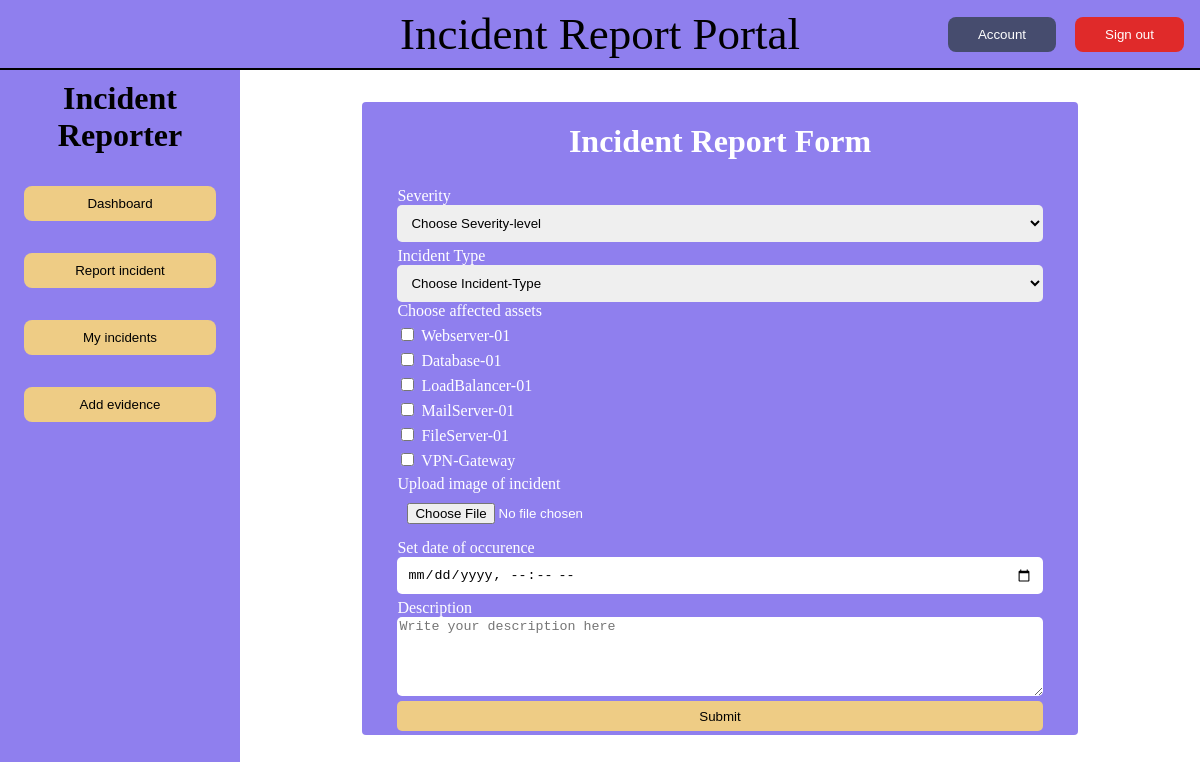
/pages/reporter/incident_form.php (signed in), run on the app's committed database.
### tables this page shows
CREATE TABLE asset (
    asset_id INT AUTO_INCREMENT PRIMARY KEY,
    asset VARCHAR(50) NOT NULL
);

### pages/reporter/incident_form.php (the view, shortened to what this page needs)
<?php
require_once "../../includes/db.php";
$severityOptions = "";
$severity_query = "SELECT severity_id, severity FROM severity";
$severity = $mysqli->query($severity_query);
while ($row = $severity->fetch_object()) {
    $severityOptions .= "<option value=\"{$row->severity_id}\">{$row->severity}</option>";
}
$typeOptions = "";
$type_query = "SELECT incident_type_id, incident_type FROM incident_type";
$type = $mysqli->query($type_query);
while ($row = $type->fetch_object()) {
    $typeOptions .= "<option value=\"{$row->incident_type_id}\">{$row->incident_type}</option>";
}
$assetOptions = "";
$asset_query = "SELECT asset_id, asset FROM asset";
$asset = $mysqli->query($asset_query);
while ($row = $asset->fetch_object()) {
    $assetOptions .= "<div>
    <input id=\"{$row->asset_id}\" type=\"checkbox\" name=\"assets[]\" value=\"{$row->asset_id}\">
    <label for=\"{$row->asset_id}\">{$row->asset}</label>
</div>";
}
$content = <<<HTML
        <div class="report_container">
        <h1 id="incident_form_header">Incident Report Form</h1>
        <div class="form_container">
            <form action="create_incident.php" method="POST" enctype="multipart/form-data">
                <label for="severity">Severity</label>
                <select name="severity" id="severity" required>
                    <option value="">Choose Severity-level</option>
                    $severityOptions
                </select>
                <label for="incident_type">Incident Type</label>
                <select name="incident_type" id="incident_type" required>
                    <option value="">Choose Incident-Type</option>
                    $typeOptions
                </select>
                <div id="asset_container">
                    <label for="asset_container">Choose affected assets</label>
                    $assetOptions
                </div>
                <label for="image">Upload image of incident</label>
                <input type="file" id="image" name="image" accept="image/*">
                <label for="occurrence_datetime">Set date of occurence</label>
                <input type="datetime-local" id="occurrence_datetime" name="occurrence_datetime">
                <label for="description">Description</label>
                <textarea name="description" id="description" rows="5" cols="40"
                    placeholder="Write your description here"></textarea>
                <button type="submit">Submit</button>
            </form>
        </div>
    </div>
HTML;
require_once "../../includes/layout.php";

### css/main.css (style rules this page uses)
body { display: grid; grid-template-columns: 15rem auto; grid-template-rows: auto 1fr; height: 100vh; width: 100vw; margin: 0; }

### css/incident_form.css (style rules this page uses)
.report_container { width: 80%; height: 95%; background-color: var(--primary-bg-color); border-radius: 4px; display: flex; flex-direction: column; align-items: center; overflow-y: auto; overflow-x: hidden; }
.form_container { width: 90%; height: 70%; }
.form_container > form { display: flex; flex-direction: column; color: white; }
.form_container > form > label { margin-top: 5px; }
.form_container > form > select { padding: 10px; border: 1px black; border-radius: 5px; }
.form_container > form > input { padding: 10px; border: 1px black; border-radius: 5px; }
textarea { border: 1px black; border-radius: 5px; }
#incident_form_header { color: white; }
form > button { background-color: var(--primary-bt-color); margin-top: 5px; border: 1px; border-radius: 5px; height: 30px; }
#asset_container { display: flex; flex-direction: column; gap: 5px; }

### css/global.css (style rules this page uses)
:root { --primary-bg-color: #8f7fee; --primary-bg-hover-color: #7541ef; --primary-bt-color: #eecc85; --primary-bt-hover-color: #e6b863; --primary-bt-delete-color: #e02a2a; --primary-bt-delete-hover-color: #b32222; }

### data on the page
asset: asset "Webserver-01"
asset: asset "Database-01"
asset: asset "LoadBalancer-01"
asset: asset "MailServer-01"
asset: asset "FileServer-01"
asset: asset "VPN-Gateway"
